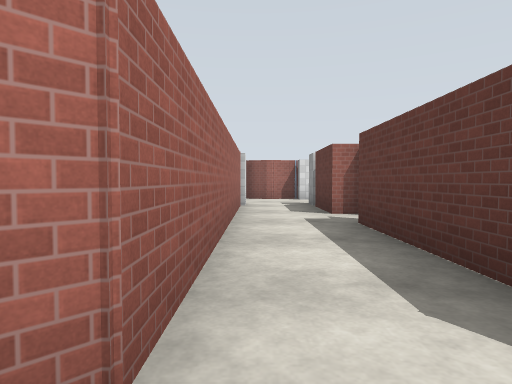
view 1 (above)

16 first-person views from a walk through a Gazebo world. The camera is 1.2 m above the floor, tilts 2° down and sees 75° across. The floor is counted in squares, 2 m on a side. Each view is taken from the middle of a square. On the plan, view 1 faces up. The plan holds only what a view shows up to about 9 squares ahead; the rest is blank. Simple patterns stand in for the simulator's built-in surfaces.

view 2
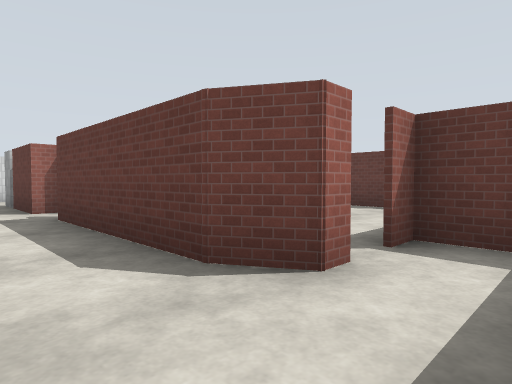

view 3
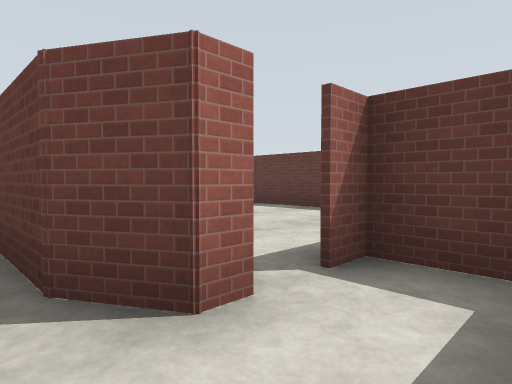

view 4
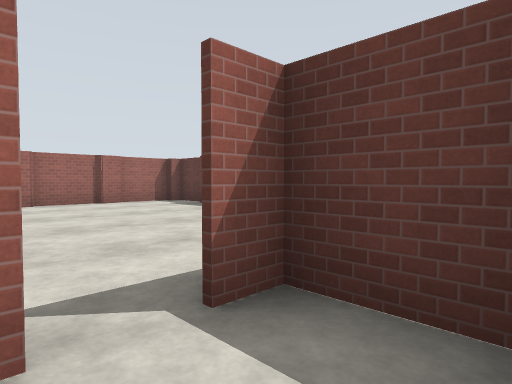

view 5
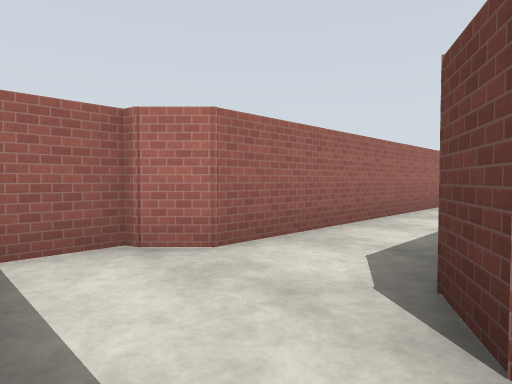

view 6
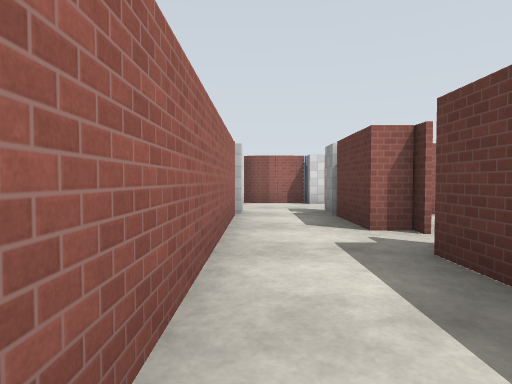

view 7
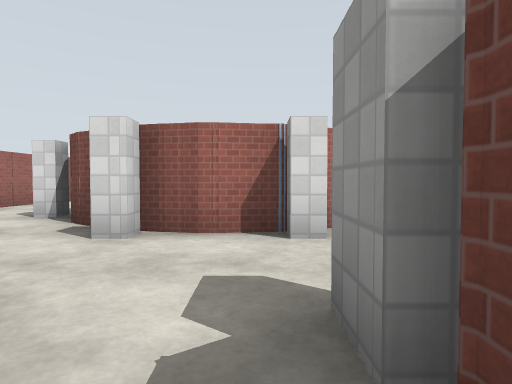

view 8
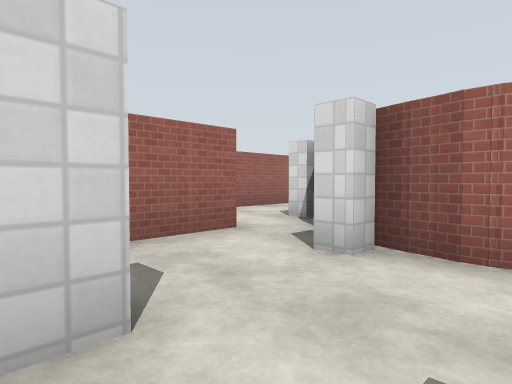

view 9
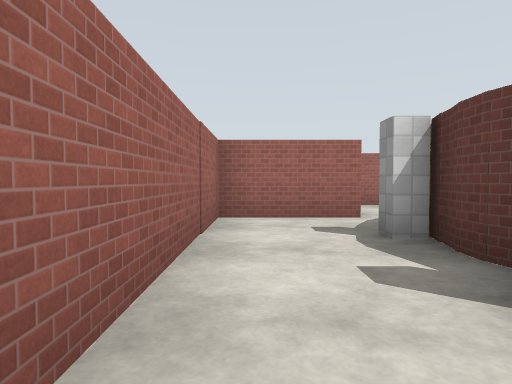

view 10
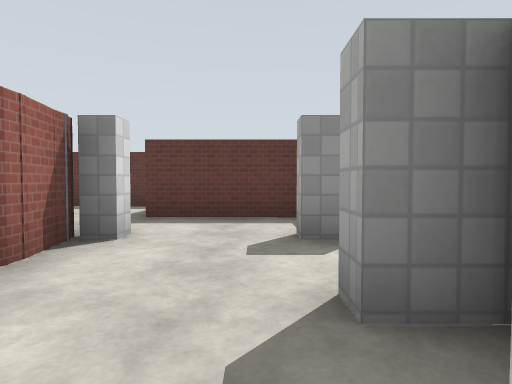

view 11
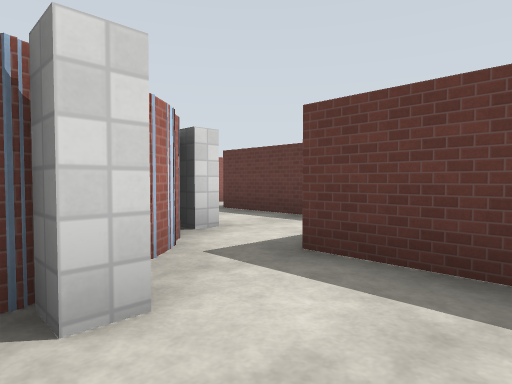

view 12
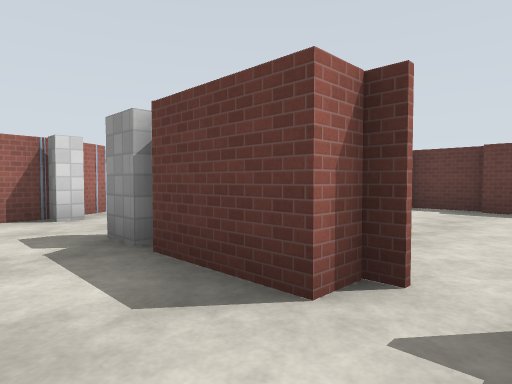

view 13
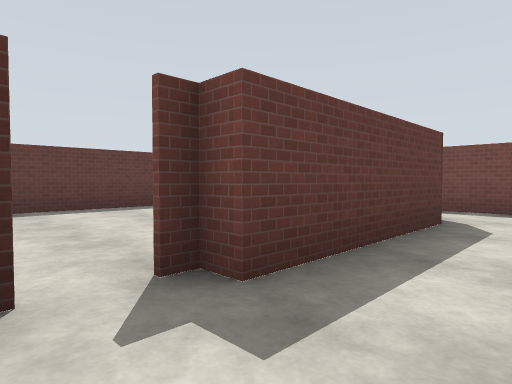

view 14
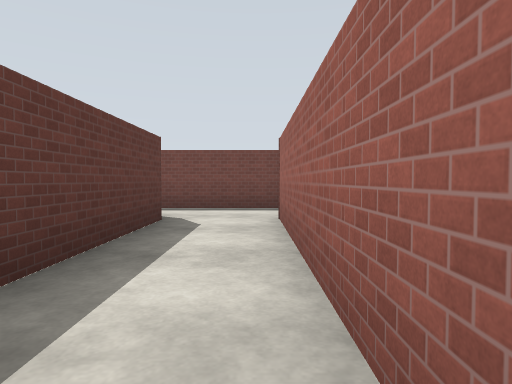

view 15
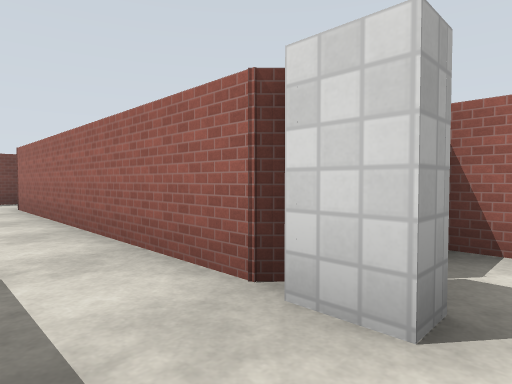

view 16
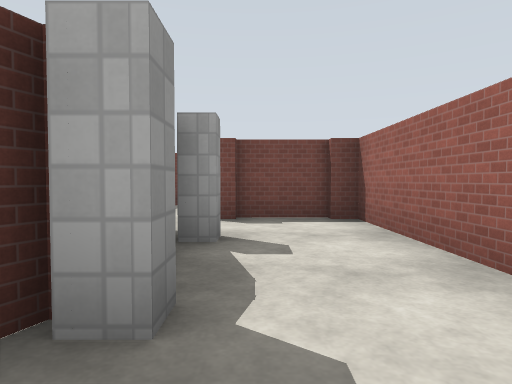

### Floor plan
Key: @ floor where view 1 was taken; # wall or solid block; x gap in a wall; . floor; T thing the floor can be seen under or through.
Columns run from 5 left of view 1 to 7 right of it. Each row starts with its distance up from view 1.
 19     #
 18    ..
 17 ###.
 16 #...
 15 #..#
 14 #..#      .#
 13 #..##   #..#
 12 #...#####..#
 11 #....##....
 10 ###......#
  9   #......#
  8   ###..######
  7     #..#....#
  6     #..x....#
  5     #.##....#
  4     #.##....#
  3     #.##....#
  2     #.##....#
  1     #.TT..
  0     #@.TTT
 -1     #....#
 -2     ####

Where each view was taken, in squares from view 1:
view 1: 0 up, 0 right, facing up
view 2: 1 down, 0 right, facing up-right
view 3: 1 down, 1 right, facing up-right
view 4: 1 down, 2 right, facing up-right
view 5: 1 down, 2 right, facing up-left
view 6: 2 up, 0 right, facing up
view 7: 7 up, 1 right, facing up
view 8: 8 up, 1 right, facing up-left
view 9: 11 up, 4 left, facing up
view 10: 9 up, 2 left, facing right
view 11: 9 up, 1 right, facing up-right
view 12: 5 up, 0 right, facing up-right
view 13: 6 up, 0 right, facing down-right
view 14: 6 up, 0 right, facing down
view 15: 9 up, 1 right, facing down-left
view 16: 16 up, 3 left, facing down
